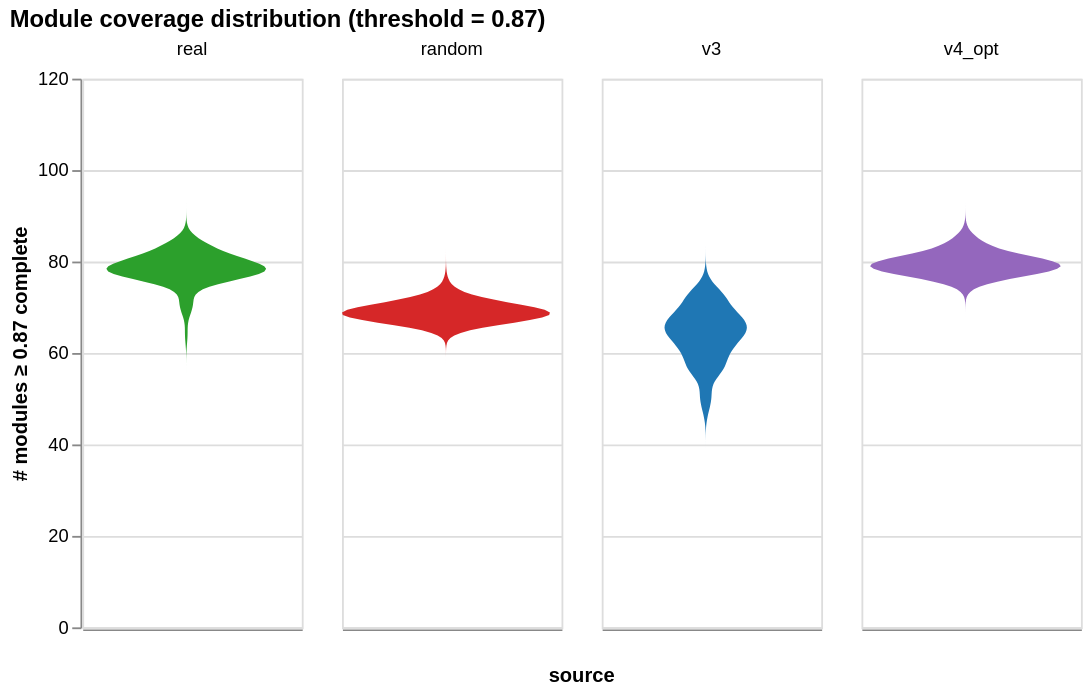

Write notebook code for a chart like this one.
### Code cell
_t = threshold.value
per_genome = (
    long_df.group_by(["source", "genome_id"])
    .agg((pl.col("completeness") >= _t).sum().alias("n_modules"))
    .sort(["source", "n_modules"])
)

_real_min = per_genome.filter(pl.col("source") == "real")["n_modules"].min()

_SOURCE_ORDER = ["real", "random", "v3", "v4_opt"]
_SOURCE_COLORS = {
    "real": "#2ca02c",
    "random": "#d62728",
    "v3": "#1f77b4",
    "v4_opt": "#9467bd",
}

_violin = (
    alt.Chart(per_genome.to_pandas())
    .transform_density(
        "n_modules",
        as_=["n_modules", "density"],
        groupby=["source"],
        extent=[0, 112],
        steps=200,
        bandwidth=2.0,
        counts=True,
    )
    .mark_area(orient="horizontal")
    .encode(
        y=alt.Y("n_modules:Q", title=f"# modules ≥ {_t:.2f} complete"),
        x=alt.X(
            "density:Q",
            stack="center",
            impute=None,
            title=None,
            axis=alt.Axis(labels=False, ticks=False, grid=False),
        ),
        color=alt.Color(
            "source:N",
            scale=alt.Scale(
                domain=list(_SOURCE_COLORS.keys()),
                range=list(_SOURCE_COLORS.values()),
            ),
            legend=None,
        ),
        column=alt.Column(
            "source:N", sort=_SOURCE_ORDER, header=alt.Header(titleOrient="bottom")
        ),
    )
    .properties(
        width=120,
        height=300,
        title=f"Module coverage distribution (threshold = {_t:.2f})",
    )
)

print(f"min(real n_modules) at threshold={_t:.2f}: {_real_min}")
_violin

### Figure 1 — Vega-Lite specification as saved in the notebook (floating-point values rounded to 4 significant figures; data arrays with more than 128 entries replaced by an {"elided": "..."} marker saying what was removed)
{"$schema": "https://vega.github.io/schema/vega-lite/v6.4.1.json", "config": {"view": {"continuousHeight": 300, "continuousWidth": 300}}, "data": {"name": "data-1b6d4c08a1eafd5d1a5cc7ea8a46f783"}, "datasets": {"data-1b6d4c08a1eafd5d1a5cc7ea8a46f783": {"elided": "400 records"}}, "encoding": {"color": {"field": "source", "legend": null, "scale": {"domain": ["real", "random", "v3", "v4_opt"], "range": ["#2ca02c", "#d62728", "#1f77b4", "#9467bd"]}, "type": "nominal"}, "column": {"field": "source", "header": {"titleOrient": "bottom"}, "sort": ["real", "random", "v3", "v4_opt"], "type": "nominal"}, "x": {"axis": {"grid": false, "labels": false, "ticks": false}, "field": "density", "impute": null, "stack": "center", "title": null, "type": "quantitative"}, "y": {"field": "n_modules", "title": "# modules ≥ 0.87 complete", "type": "quantitative"}}, "height": 300, "mark": {"orient": "horizontal", "type": "area"}, "title": "Module coverage distribution (threshold = 0.87)", "transform": [{"as": ["n_modules", "density"], "bandwidth": 2.0, "counts": true, "density": "n_modules", "extent": [0, 112], "groupby": ["source"], "steps": 200}], "usermeta": {"embedOptions": {}}, "width": 120}
